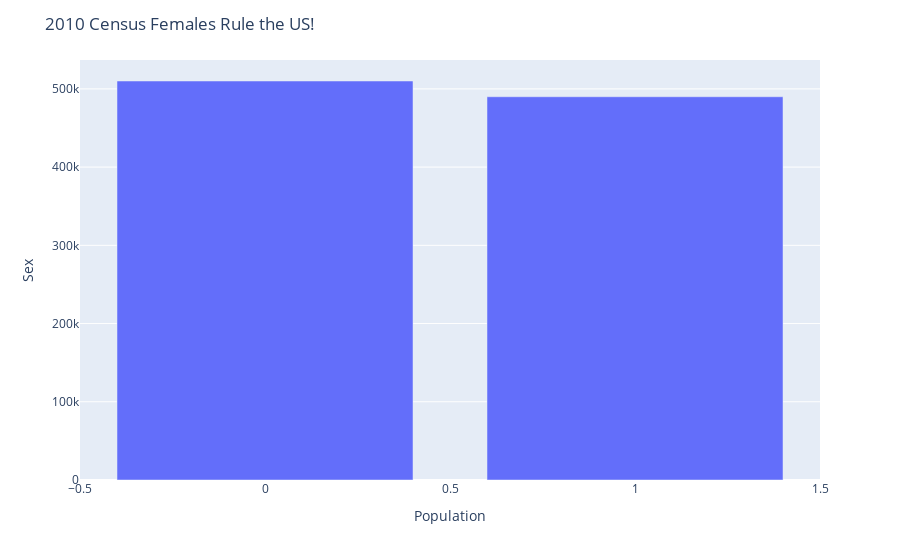

Write notebook code for a chart like this one.
### Code cell
# Create a express bar chart 
fig = px.bar(x=x, y=y)

# Style the figure (more on this later)
fig.update_layout(title='2010 Census Females Rule the US!',
                  xaxis_title='Population', 
                  yaxis_title='Sex')
fig.show()

### Figure 1 — Plotly figure (JSON) as saved in the notebook; plotly's stock layout.template omitted (floating-point values rounded to 4 significant figures)
{"data": [{"alignmentgroup": "True", "hovertemplate": "x=%{x}<br>y=%{y}<extra></extra>", "legendgroup": "", "marker": {"color": "#636efa", "pattern": {"shape": ""}}, "name": "", "offsetgroup": "", "orientation": "v", "showlegend": false, "textposition": "auto", "type": "bar", "x": [0, 1], "xaxis": "x", "y": [510072, 489928], "yaxis": "y"}], "layout": {"autosize": true, "barmode": "relative", "legend": {"tracegroupgap": 0}, "margin": {"t": 60}, "title": {"text": "2010 Census Females Rule the US!"}, "xaxis": {"anchor": "y", "autorange": true, "domain": [0, 1], "range": [-0.5, 1.5], "title": {"text": "Population"}, "type": "linear"}, "yaxis": {"anchor": "x", "autorange": true, "domain": [0, 1], "range": [0, 536900.0], "title": {"text": "Sex"}, "type": "linear"}}}
